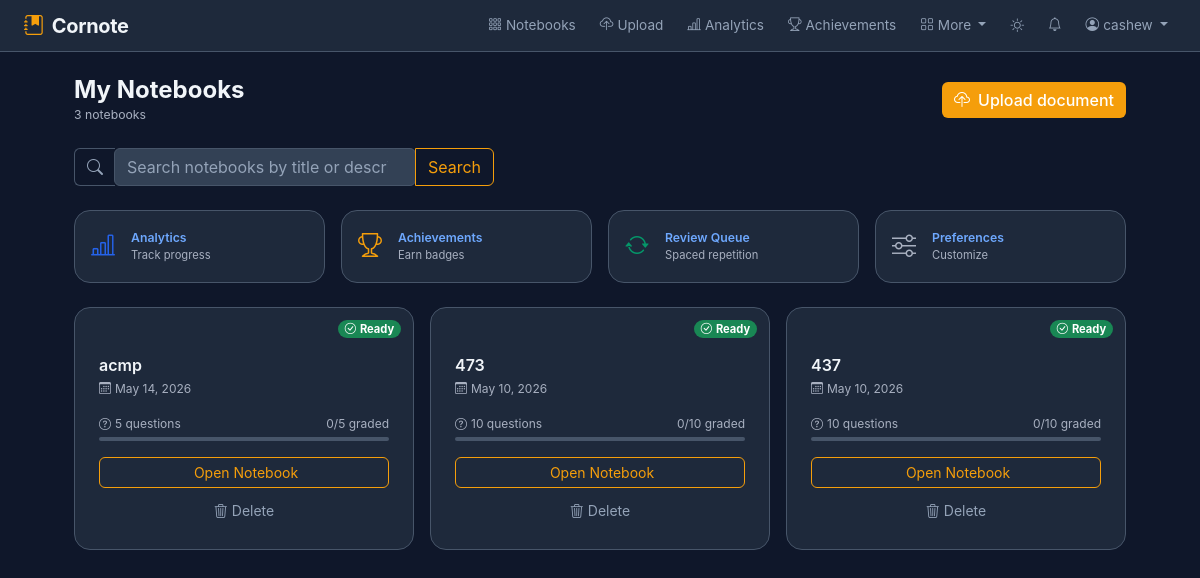
Screenshot of /notebooks/ (signed in) with the database file from the repository.
### apps/notebooks/models.py (models this page shows, shortened)
class Notebook(models.Model):
    STATUS_UPLOADING = 'uploading'
    STATUS_PROCESSING = 'processing'
    STATUS_READY = 'ready'
    STATUS_ERROR = 'error'
    STATUS_CHOICES = [
        (STATUS_UPLOADING, 'Uploading'),
        (STATUS_PROCESSING, 'Processing'),
        (STATUS_READY, 'Ready'),
        (STATUS_ERROR, 'Error'),
    ]
    STAGE_NEW = 0
    STAGE_TEXT = 1
    STAGE_SUMMARY_KEYS = 2
    STAGE_QUESTIONS = 3
    STAGE_READY = 4
    user = models.ForeignKey(User, on_delete=models.CASCADE, related_name='notebooks')
    title = models.CharField(max_length=255)
    description = models.TextField(blank=True)  # User description
    pdf_file = models.FileField(upload_to='documents/%Y/%m/')
    pdf_text = models.TextField(blank=True)
    notes_content = models.TextField(blank=True, help_text='User-edited version of the extracted notes')
    processing_stage = models.PositiveSmallIntegerField(default=0, db_index=True)
    notes_html = models.TextField(blank=True)  # HTML version of notes
    status = models.CharField(max_length=20, choices=STATUS_CHOICES, default=STATUS_UPLOADING)
    error_message = models.TextField(blank=True)
    has_images = models.BooleanField(default=False)
    extracted_images = models.JSONField(default=list)  # List of image paths
    is_scanned_pdf = models.BooleanField(default=False)
    ocr_completed = models.BooleanField(default=False)
    is_public = models.BooleanField(default=False, help_text='Allow others to view this notebook')
    share_token = models.CharField(max_length=32, unique=True, blank=True, null=True, db_index=True)
    shared_with = models.ManyToManyField(User, related_name='shared_notebooks', blank=True)
    is_shared_to_group = models.BooleanField(default=False)
    assignment = models.ForeignKey('Assignment', on_delete=models.SET_NULL, null=True, blank=True, related_name='student_notebooks')
    created_at = models.DateTimeField(auto_now_add=True, db_index=True)
    updated_at = models.DateTimeField(auto_now=True)
    class Meta:
        ordering = ['-created_at']
        indexes = [
            models.Index(fields=['user', '-created_at']),
            models.Index(fields=['status']),
            models.Index(fields=['is_public']),
            models.Index(fields=['is_scanned_pdf']),
        ]
    @property
    def question_count(self):
        return self.questions.count()
    @property
    def graded_count(self):
        return self.questions.exclude(answer__grade='ungraded').count()

### apps/notebooks/views.py (the view)
# urls.py: path('', views.dashboard, name='dashboard'),
@login_required
def dashboard(request):
    notebooks = Notebook.objects.filter(user=request.user).prefetch_related('questions')
    q = request.GET.get('q', '').strip()
    if q:
        notebooks = notebooks.filter(Q(title__icontains=q) | Q(description__icontains=q))
    return render(
        request,
        'notebooks/dashboard.html',
        {'notebooks': notebooks, 'search_q': q},
    )

### apps/notebooks/context_processors.py (called while the page is built)
def user_theme(request):
    theme = 'dark'
    if request.user.is_authenticated:
        try:
            prefs = UserPreferences.objects.get(user=request.user)
            if prefs.theme in ('light', 'dark', 'auto'):
                theme = prefs.theme
        except UserPreferences.DoesNotExist:
            pass
    return {'user_theme': theme}

### templates/notebooks/dashboard.html (shortened to what this page needs)
{% extends 'base.html' %}
{% block content %}
<div class="container-fluid px-4 py-4" style="max-width:1100px;margin:0 auto;">
  <div class="d-flex align-items-center justify-content-between mb-4 flex-wrap gap-3">
    <div>
      <h1 class="h4 fw-bold mb-0">My Notebooks</h1>
      <p class="text-muted small mb-0">{{ notebooks.count }} notebook{{ notebooks.count|pluralize }}</p>
    </div>
    <a href="{% url 'notebooks:upload' %}" class="btn btn-accent">
      <i class="bi bi-cloud-upload me-2"></i>Upload document
    </a>
  </div>
  <form method="get" action="{% url 'notebooks:dashboard' %}" class="mb-4">
    <div class="input-group" style="max-width:420px;">
      <span class="input-group-text bg-transparent border-end-0" style="border-color:var(--bg-border);color:var(--text-muted);">
        <i class="bi bi-search"></i>
      </span>
      <input type="search" name="q" value="{{ search_q|default:'' }}" class="form-control border-start-0"
             placeholder="Search notebooks by title or description…" autocomplete="off">
      <button class="btn btn-outline-accent" type="submit">Search</button>
    </div>
  </form>
  <div class="row g-3 mb-4">
    <div class="col-6 col-md-3">
      <a href="{% url 'notebooks:analytics_page' %}" class="cornote-card d-flex align-items-center gap-3 p-3 text-decoration-none">
        <i class="bi bi-bar-chart-line fs-4" style="color:var(--primary)"></i>
        <div>
          <div class="fw-semibold small">Analytics</div>
          <div class="text-muted" style="font-size:.7rem;">Track progress</div>
        </div>
      </a>
    </div>
    <div class="col-6 col-md-3">
      <a href="{% url 'notebooks:achievements_page' %}" class="cornote-card d-flex align-items-center gap-3 p-3 text-decoration-none">
        <i class="bi bi-trophy fs-4 text-accent"></i>
        <div>
          <div class="fw-semibold small">Achievements</div>
          <div class="text-muted" style="font-size:.7rem;">Earn badges</div>
        </div>
      </a>
    </div>
    <div class="col-6 col-md-3">
      <a href="{% url 'notebooks:spaced_review_page' %}" class="cornote-card d-flex align-items-center gap-3 p-3 text-decoration-none">
        <i class="bi bi-arrow-repeat fs-4" style="color:var(--secondary)"></i>
        <div>
          <div class="fw-semibold small">Review Queue</div>
          <div class="text-muted" style="font-size:.7rem;">Spaced repetition</div>
        </div>
      </a>
    </div>
    <div class="col-6 col-md-3">
      <a href="{% url 'notebooks:preferences_page' %}" class="cornote-card d-flex align-items-center gap-3 p-3 text-decoration-none">
        <i class="bi bi-sliders fs-4 text-muted"></i>
        <div>
          <div class="fw-semibold small">Preferences</div>
          <div class="text-muted" style="font-size:.7rem;">Customize</div>
        </div>
      </a>
    </div>
  </div>
  {% if notebooks %}
  <div class="row g-3">
    {% for nb in notebooks %}
    <div class="col-sm-6 col-lg-4">
      <div class="cornote-card h-100 position-relative">
        <span class="badge status-badge
          {% if nb.status == 'ready' %}bg-success
          {% elif nb.status == 'error' %}bg-danger
          {% else %}bg-warning text-dark
          {% endif %}">
          {% if nb.status == 'ready' %}
            <i class="bi bi-check-circle me-1"></i>Ready
          {% elif nb.status == 'processing' %}
            <i class="bi bi-hourglass-split me-1"></i>Processing
          {% elif nb.status == 'error' %}
            <i class="bi bi-exclamation-circle me-1"></i>Error
          {% else %}
            <i class="bi bi-cloud-upload me-1"></i>Uploading
          {% endif %}
        </span>
        <div class="p-4 pt-5">
          <h2 class="h6 fw-semibold mb-1 text-truncate" title="{{ nb.title }}">{{ nb.title }}</h2>
          <p class="text-muted" style="font-size:.75rem;">
            <i class="bi bi-calendar3 me-1"></i>{{ nb.created_at|date:"M j, Y" }}
          </p>
          {% if nb.status == 'ready' %}
          <div class="mb-3">
            <div class="d-flex justify-content-between text-muted mb-1" style="font-size:.75rem;">
              <span><i class="bi bi-question-circle me-1"></i>{{ nb.question_count }} questions</span>
              <span>{{ nb.graded_count }}/{{ nb.question_count }} graded</span>
            </div>
            {% if nb.question_count > 0 %}
            <div class="progress" style="height:4px;">
            </div>
            {% endif %}
          </div>
          <a href="{% url 'notebooks:detail' nb.pk %}" class="btn btn-outline-accent btn-sm w-100">
            Open Notebook
          </a>
          {% else %}
          <a href="{% url 'notebooks:processing' nb.pk %}" class="btn btn-outline-secondary btn-sm w-100">
            <i class="bi bi-arrow-repeat me-1"></i>View Progress
          </a>
          {% endif %}
          <form method="post" action="{% url 'notebooks:delete' nb.pk %}"
                onsubmit="return confirm('Delete "{{ nb.title }}"? This cannot be undone.')">
            <button type="submit" class="btn btn-ghost btn-sm w-100 mt-2 text-danger-subtle">
              <i class="bi bi-trash3 me-1"></i>Delete
            </button>
          </form>
        </div>
      </div>
    </div>
    {% endfor %}
  </div>
  {% endif %}
</div>
{% endblock %}

### templates/base.html (shortened to what this page needs)
<!DOCTYPE html>
<html lang="en" data-bs-theme="{{ user_theme|default:'dark' }}" id="html-root">
<head>
  <link rel="stylesheet" href="https://cdn.jsdelivr.net/npm/bootstrap@5.3.3/dist/css/bootstrap.min.css">
  <link rel="stylesheet" href="https://cdn.jsdelivr.net/npm/bootstrap-icons@1.11.3/font/bootstrap-icons.min.css">
  <link rel="stylesheet" href="/static/css/cornote.css">
</head>
<body class="cornote-body">
  {% if not hide_nav %}
  <nav class="navbar navbar-expand-lg cornote-nav">
    <div class="container-fluid px-4">
      <a class="navbar-brand fw-bold" href="{% url 'notebooks:dashboard' %}">
        <i class="bi bi-journal-bookmark-fill text-accent me-2"></i>Cornote
      </a>
      <div class="collapse navbar-collapse" id="mainNav">
        <ul class="navbar-nav ms-auto align-items-center gap-2">
          {% if user.is_authenticated %}
            <li class="nav-item">
              <a class="nav-link" href="{% url 'notebooks:dashboard' %}">
                <i class="bi bi-grid-3x3-gap me-1"></i>Notebooks
              </a>
            </li>
            <li class="nav-item">
              <a class="nav-link" href="{% url 'notebooks:upload' %}">
                <i class="bi bi-cloud-upload me-1"></i>Upload
              </a>
            </li>
            <li class="nav-item">
              <a class="nav-link" href="{% url 'notebooks:analytics_page' %}">
                <i class="bi bi-bar-chart-line me-1"></i>Analytics
              </a>
            </li>
            <li class="nav-item">
              <a class="nav-link" href="{% url 'notebooks:achievements_page' %}">
                <i class="bi bi-trophy me-1"></i>Achievements
              </a>
            </li>
            <li class="nav-item dropdown">
              <a class="nav-link dropdown-toggle" href="#" data-bs-toggle="dropdown">
                <i class="bi bi-grid me-1"></i>More
              </a>
            </li>
            <li class="nav-item">
              <button class="nav-link btn btn-link border-0 px-2" id="theme-toggle-btn"
                      onclick="toggleTheme()" title="Toggle light/dark mode">
                <i class="bi" id="theme-icon"></i>
              </button>
            </li>
            <li class="nav-item">
              <a class="nav-link position-relative" href="#" id="notif-bell" title="Notifications">
                <i class="bi bi-bell"></i>
              </a>
            </li>
            <li class="nav-item dropdown">
              <a class="nav-link dropdown-toggle" href="#" data-bs-toggle="dropdown">
                <i class="bi bi-person-circle me-1"></i>{{ user.username }}
              </a>
            </li>
          {% endif %}
        </ul>
      </div>
    </div>
  </nav>
  {% endif %}
  <main>
    {% block content %}{% endblock %}
  </main>
</body>
</html>

### static/css/cornote.css (style rules this page uses)
:root { --bg-base: #0f172a; --bg-surface: #1e293b; --bg-elevated: #334155; --bg-border: #475569; --text-primary: #f1f5f9; --text-muted: #94a3b8; --primary: #2563eb; --primary-hover: #1d4ed8; --secondary: #059669; --accent: #f59e0b; --accent-hover: #d97706; --accent-subtle: rgba(245, 158, 11, 0.12); --success: #10b981; --success-hover: #059669; --warning: #f59e0b; --danger: #ef4444; --info: #3b82f6; --radius-sm: 6px; --radius-md: 10px; --radius-lg: 16px; --font-mono: 'JetBrains Mono', 'Cascadia Code', 'Fira Code', monospace; --toolbar-h: 52px; --summary-h: 260px; --notebook-toolbar-min: 48px; }
*, *::before, *::after { box-sizing: border-box; }
html { scroll-behavior: smooth; }
body.cornote-body { background: var(--bg-base); color: var(--text-primary); font-family: 'Inter', system-ui, -apple-system, sans-serif; font-size: 14px; line-height: 1.6; min-height: 100vh; }
.text-accent { color: var(--accent) !important; }
.btn-accent { background: var(--accent); color: #fff; border: none; border-radius: var(--radius-sm); font-weight: 500; transition: background .15s, transform .1s; }
.btn-outline-accent { border: 1px solid var(--accent); color: var(--accent); background: transparent; border-radius: var(--radius-sm); transition: background .15s, color .15s; }
.btn-ghost { background: transparent; border: none; color: var(--text-muted); border-radius: var(--radius-sm); transition: background .12s, color .12s; }
.cornote-nav { background: var(--bg-surface); border-bottom: 1px solid var(--bg-border); height: var(--toolbar-h); position: sticky; top: 0; z-index: 100; }
.cornote-nav .navbar-brand { color: var(--text-primary) !important; letter-spacing: -.3px; }
.cornote-nav .nav-link { color: var(--text-muted); font-size: .85rem; transition: color .12s; }
.cornote-card { background: var(--bg-surface); border: 1px solid var(--bg-border); border-radius: var(--radius-lg); transition: border-color .2s; }
.form-control, .form-select { background: var(--bg-elevated) !important; border: 1px solid var(--bg-border) !important; color: var(--text-primary) !important; border-radius: var(--radius-sm) !important; transition: border-color .15s, box-shadow .15s; }
.form-control::placeholder { color: var(--text-muted); }
.status-badge { position: absolute; top: .75rem; right: .75rem; font-size: .7rem; padding: .3em .6em; border-radius: 20px; }
.progress { background: var(--bg-border); border-radius: 99px; }
.cornote-card { animation: fadeIn 0.4s ease-out; }
.btn { transition: all 0.2s cubic-bezier(0.4, 0, 0.2, 1); }
.cornote-card { transition: all 0.3s cubic-bezier(0.4, 0, 0.2, 1); }
.text-muted { color: #a8b0c0 !important; }
.btn { transition: all 0.2s ease; }
body, .container, .page-content { transition: opacity 0.3s ease-out; }

### rows the page displays
Notebook: status "ready" (drawn), title "acmp", created_at "May 14, 2026", question_count "5", graded_count "0"
Notebook: status "ready" (drawn), title "473", created_at "May 10, 2026", question_count "10", graded_count "0"
Notebook: status "ready" (drawn), title "437", created_at "May 10, 2026", question_count "10", graded_count "0"

### other values shown
{{ user.username }} "cashew"
{{ notebooks.count }} "3"
